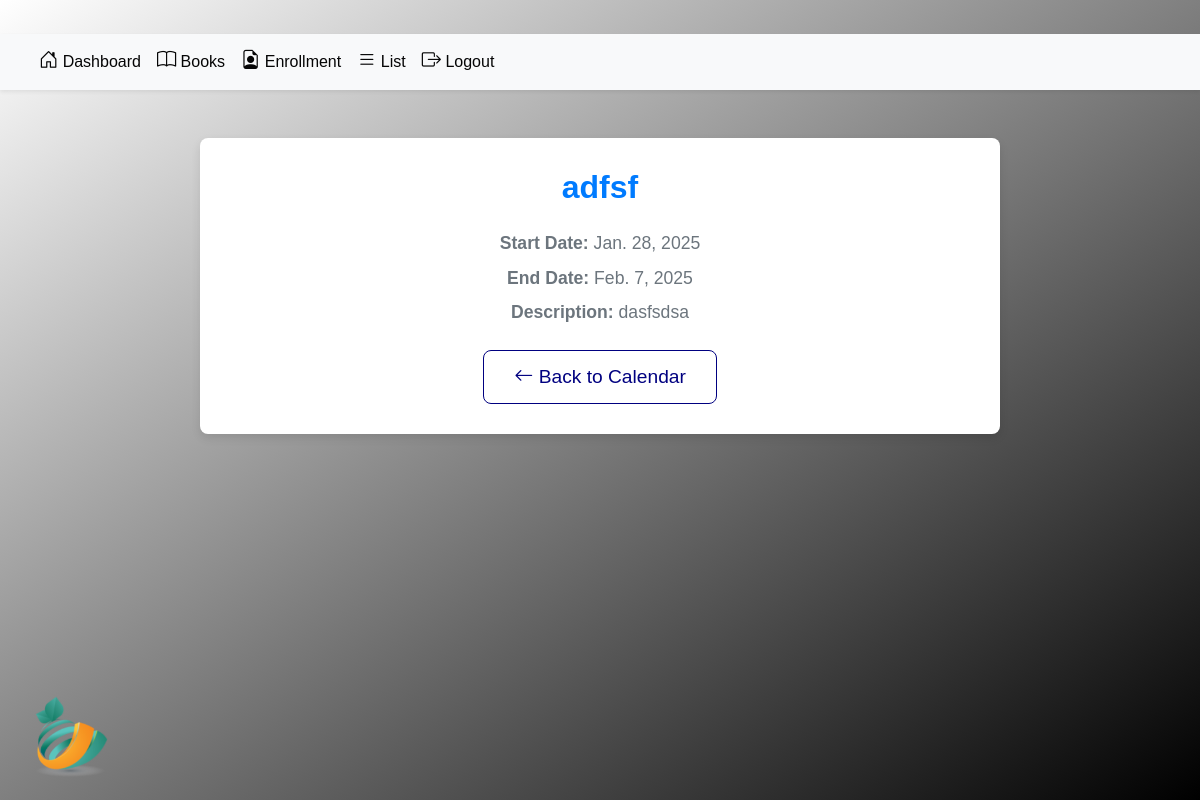
The app's page /calendar_event/7/ with its own data.
### app/models.py (models this page shows, shortened)
class CalendarEvent(models.Model):
    event_name = models.CharField(max_length=255)
    start_date = models.DateField()
    end_date = models.DateField()
    description = models.TextField(blank=True, null=True)

### app/views.py (the view)
# urls.py: path('calendar_event/<int:pk>/', CalendarEventDetailView.as_view(), name='calendar_event_detail'),
class CalendarEventDetailView(DetailView):
    model = CalendarEvent
    template_name = 'app/calendar_event_detail.html'
    context_object_name = 'events'

### app/templates/app/calendar_event_detail.html (shortened to what this page needs)
{% load static %}
{% block content %}
<head>
    <link href="https://cdn.jsdelivr.net/npm/bootstrap-icons/font/bootstrap-icons.css" rel="stylesheet">
    <link href="https://stackpath.bootstrapcdn.com/bootstrap/4.5.2/css/bootstrap.min.css" rel="stylesheet">
    <link href="{% static 'css/base.css' %}" rel="stylesheet">
</head>
<div class="text-center my-4">
    <img class="mylogo img-fluid" src="{% static 'images/logo.png' %}" alt="Logo">
</div>
{% include 'app/adminbar.html' %}
<div class="container my-5">
    <h2 class="text-center text-primary mb-4">{{ events.event_name }}</h2>
    <p class="text-center text-muted mb-2"><strong>Start Date:</strong> {{ events.start_date }}</p>
    <p class="text-center text-muted mb-2"><strong>End Date:</strong> {{ events.end_date }}</p>
    <p class="text-center text-muted mb-4"><strong>Description:</strong> {{ events.description }}</p>
    <div class="d-flex justify-content-center">
        <a href="{% url 'calendar_event' %}" class="btn btn-outline-primary btn-lg">
            <i class="bi bi-arrow-left"></i> Back to Calendar
        </a>
    </div>
</div>
{% endblock content %}

### static/css/base.css (style rules this page uses)
.container { background-color: rgb(255, 255, 255); border-radius: 10px; box-shadow: 0 4px 10px rgba(255, 255, 255, 0.2); padding: 20px; margin-top: 20px; }
.mylogo { width: 100px; height: auto; position: fixed; bottom: 20px; left: 20px; z-index: 999; }
.btn-outline-primary { font-size: 1rem; font-weight: 500; }
.bi { font-size: 1.2rem; }
.btn-outline-primary { font-weight: 500; }
.btn { border-radius: 8px; }
.btn { border-radius: 8px; font-weight: 500; }
.btn-outline-primary { border-color: navy; color: navy; }

### app/templates/app/calendar_event_detail.html (style rules this page uses)
.text-primary { font-weight: 600; color: #007bff; }
.btn-outline-primary { font-size: 1.2rem; padding: 10px 30px; border-radius: 8px; font-weight: 500; }
.container { background-color: #fff; padding: 30px; border-radius: 8px; box-shadow: 0px 4px 10px rgba(0, 0, 0, 0.1); max-width: 800px; margin: auto; }
.mylogo { max-width: 200px; }
.mb-4 { margin-bottom: 2rem; }
.mb-2 { margin-bottom: 1rem; }
.text-center { text-align: center; }
p { font-size: 1.1rem; color: #495057; }
.btn-lg { font-size: 1.2rem; padding: 12px 30px; border-radius: 8px; font-weight: 500; }

### records on screen
CalendarEvent: event_name "adfsf", start_date "Jan. 28, 2025", end_date "Feb. 7, 2025", description "dasfsdsa"
